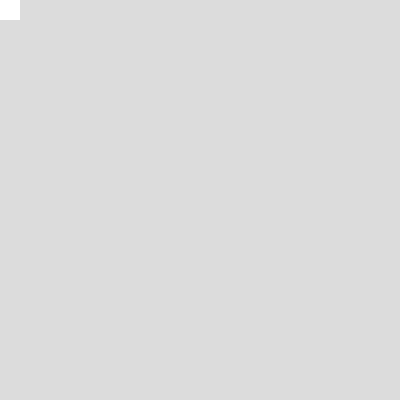
Frame 1 (no input)
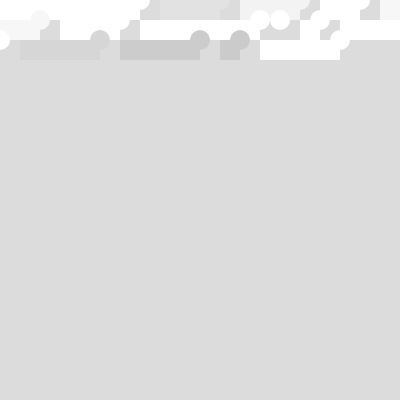
Frame 60 (no input)
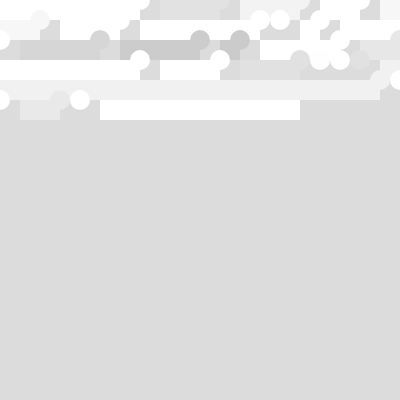
Frame 120 (the mouse pressed at the canvas centre since frame 60)

The p5.js sketch that drew these frames (run headless with seeded random() and noise() and a simulated clock; from frame 60 on, the mouse is pressed at the canvas centre):

// p5.js sketch
// ── sketch.js
let x = 0;
let y = 0;
let spacing = 20;

function setup() {
  createCanvas(400, 400);
  background(220);
}

function draw() {
  noStroke();
  if (random(1) < 0.2) {
    circle(x, y, spacing);
    fill(random(200, 300));
    //line(x,y,x + spacing,y+spacing);
  } else {
    rect(x, y, spacing, spacing);
    //line(x,y+spacing, x+spacing,y);
  }
  x = x + spacing;
  if (x > width) {
    x = 0;
    y = y + spacing;
  }
}

// https://editor.p5js.org/yz4195/sketches/g2tkpR-_6
// algorithmic design yuyan（yvonne）zhang
